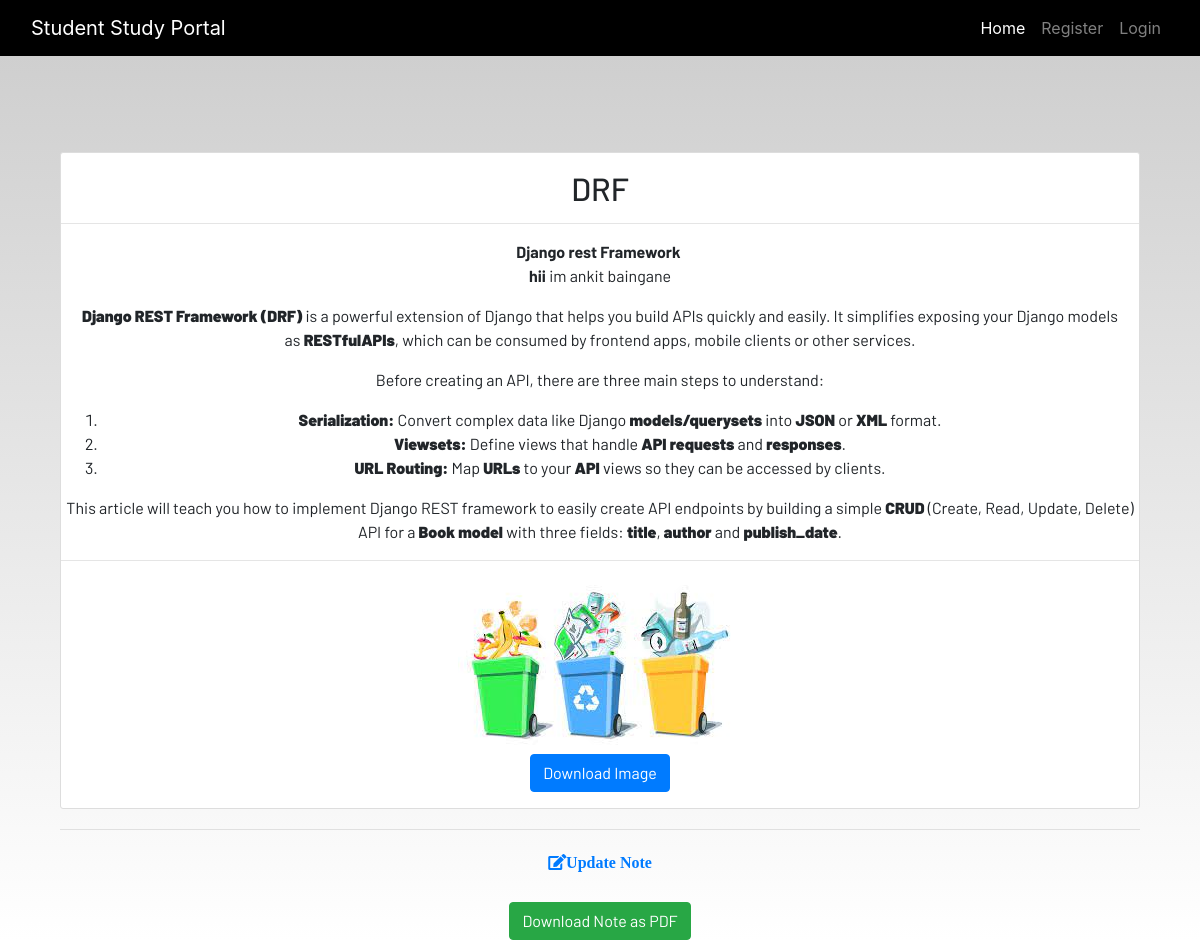
The page /note_detail/15 on the database its author committed.
### dashboard/models.py (models this page shows, shortened)
class Note(models.Model):
    user = models.ForeignKey(User, on_delete=models.CASCADE)
    title = models.CharField(max_length=200 )
    description = RichTextUploadingField()
    attachment = models.FileField(upload_to="pdfs/", blank=True, null=True)  # for PDF, images, slides
    is_deleted = models.BooleanField(default=False)
    class Meta :
        verbose_name = 'Note'
        verbose_name_plural = 'Note'

### dashboard/views.py (the view)
# urls.py: path('note_detail/<int:pk>', views.notes_detail.as_view(), name="note_detail"),
class notes_detail(generic.DetailView):
    model = Note

### dashboard/templates/dashboard/note_detail.html
{% extends 'dashboard/base.html' %}
{% load static %}
{% block content %}
<section class='text-center container'>
    <div class="container">
        <div class="content-section p-0 mt-5">
            <div class="m-3">
                <h2>{{note.title | upper}}</h2>
            </div>
            <hr class="p-0 m-0">
            <p class="description m-3 ">
                {{note.description|safe}}
            </p>
            <hr>
            {% if note.attachment %}
            <p class="mt-3">
                <img src="{{ note.attachment.url }}" alt="Attachment" class="img-fluid">
                <br>
                <a href="{{ note.attachment.url }}" target="_blank" class="btn btn-primary">Download Image</a>
            </p>
            {% endif %}
        </div>
        <hr>
        <a href="{% url 'update_note' note.id %}" class="btn btn-link p-0">
            <i class="fa fa-edit fa-1x btn text-primary">Update Note</i>
        </a>
        <br>
        <br>
        <a class="btn btn-success" href="{% url 'export_note_pdf' note.id %}">
            Download Note as PDF
        </a>
    </div>
</section>
{% endblock content %}

### static/css/main.css (style rules this page uses)
html { scroll-behavior: smooth; height: 100%; width: 100%; }
a { text-decoration: none !important; color: black; }
html, body { max-width: 100%; overflow-x: hidden; height: 100%; width: 100%; }
body { background: linear-gradient(rgba(0, 0, 0, 0.2), rgba(255, 255, 255, 0.5)); overflow-x: hidden; background-repeat: no-repeat; }
.fa { color: black; }
.content-section { background: #ffffff; padding: 10px 20px; border: 1px solid #dddddd; border-radius: 3px; margin-bottom: 20px; }

### rows shown on the page
Note: title "DRF", description "Django rest Framework hii im ankit baingane Django REST Framework (DRF) is a powerful extension of Django that helps you build APIs quickly and easily. It simplifies exposing your Django models as RESTfulAPIs , which can be consumed by frontend apps, mobile clients or other services. Before creating an API, there are three main steps to understand: Serialization: Convert complex data like Django models/querysets into JSON or XML format. Viewsets: Define views that handle API requests and responses . URL Routing: Map URLs to your API views so they can be accessed by clients. This article will teach you how to implement Django REST framework to easily create API endpoints by building a simple…", attachment (picture)
